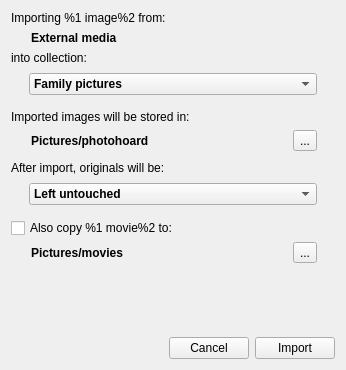
<?xml version="1.0" encoding="UTF-8"?>
<ui version="4.0">
 <class>ImportExternalDialog</class>
 <widget class="QWidget" name="ImportExternalDialog">
  <property name="geometry">
   <rect>
    <x>0</x>
    <y>0</y>
    <width>346</width>
    <height>370</height>
   </rect>
  </property>
  <property name="windowTitle">
   <string>Import from external media</string>
  </property>
  <layout class="QVBoxLayout" name="verticalLayout">
   <item>
    <widget class="QLabel" name="what">
     <property name="text">
      <string>Importing %1 image%2 from:</string>
     </property>
    </widget>
   </item>
   <item>
    <widget class="QLabel" name="source">
     <property name="font">
      <font>
       <weight>75</weight>
       <bold>true</bold>
      </font>
     </property>
     <property name="text">
      <string>External media</string>
     </property>
     <property name="margin">
      <number>2</number>
     </property>
     <property name="indent">
      <number>20</number>
     </property>
    </widget>
   </item>
   <item>
    <widget class="QLabel" name="label_3">
     <property name="text">
      <string>into collection:</string>
     </property>
    </widget>
   </item>
   <item>
    <widget class="QWidget" name="widget_5" native="true">
     <layout class="QHBoxLayout" name="horizontalLayout_5">
      <property name="leftMargin">
       <number>18</number>
      </property>
      <property name="topMargin">
       <number>2</number>
      </property>
      <property name="rightMargin">
       <number>18</number>
      </property>
      <property name="bottomMargin">
       <number>9</number>
      </property>
      <item>
       <widget class="QComboBox" name="collection">
        <property name="font">
         <font>
          <weight>75</weight>
          <bold>true</bold>
         </font>
        </property>
        <property name="focusPolicy">
         <enum>Qt::WheelFocus</enum>
        </property>
        <item>
         <property name="text">
          <string>Family pictures</string>
         </property>
        </item>
       </widget>
      </item>
     </layout>
    </widget>
   </item>
   <item>
    <widget class="QLabel" name="label_5">
     <property name="text">
      <string>Imported images will be stored in:</string>
     </property>
    </widget>
   </item>
   <item>
    <widget class="QWidget" name="widget_2" native="true">
     <layout class="QHBoxLayout" name="horizontalLayout_2">
      <property name="leftMargin">
       <number>0</number>
      </property>
      <property name="topMargin">
       <number>0</number>
      </property>
      <property name="rightMargin">
       <number>18</number>
      </property>
      <property name="bottomMargin">
       <number>4</number>
      </property>
      <item>
       <widget class="QLabel" name="destination">
        <property name="font">
         <font>
          <weight>75</weight>
          <bold>true</bold>
         </font>
        </property>
        <property name="text">
         <string>Pictures/photohoard</string>
        </property>
        <property name="margin">
         <number>2</number>
        </property>
        <property name="indent">
         <number>20</number>
        </property>
       </widget>
      </item>
      <item>
       <spacer name="horizontalSpacer_2">
        <property name="orientation">
         <enum>Qt::Horizontal</enum>
        </property>
        <property name="sizeHint" stdset="0">
         <size>
          <width>40</width>
          <height>20</height>
         </size>
        </property>
       </spacer>
      </item>
      <item>
       <widget class="QToolButton" name="changeDest">
        <property name="text">
         <string>...</string>
        </property>
       </widget>
      </item>
     </layout>
    </widget>
   </item>
   <item>
    <widget class="QLabel" name="label_7">
     <property name="text">
      <string>After import, originals will be:</string>
     </property>
    </widget>
   </item>
   <item>
    <widget class="QWidget" name="widget_4" native="true">
     <layout class="QHBoxLayout" name="horizontalLayout_4">
      <property name="leftMargin">
       <number>18</number>
      </property>
      <property name="topMargin">
       <number>2</number>
      </property>
      <property name="rightMargin">
       <number>18</number>
      </property>
      <property name="bottomMargin">
       <number>1</number>
      </property>
      <item>
       <widget class="QComboBox" name="disposition">
        <property name="sizePolicy">
         <sizepolicy hsizetype="MinimumExpanding" vsizetype="Fixed">
          <horstretch>0</horstretch>
          <verstretch>0</verstretch>
         </sizepolicy>
        </property>
        <property name="font">
         <font>
          <weight>75</weight>
          <bold>true</bold>
         </font>
        </property>
        <item>
         <property name="text">
          <string>Left untouched</string>
         </property>
        </item>
        <item>
         <property name="text">
          <string>Moved to a backup location</string>
         </property>
        </item>
        <item>
         <property name="text">
          <string>Deleted</string>
         </property>
        </item>
       </widget>
      </item>
     </layout>
    </widget>
   </item>
   <item>
    <widget class="QWidget" name="movieContainer" native="true">
     <layout class="QVBoxLayout" name="verticalLayout_2">
      <property name="spacing">
       <number>4</number>
      </property>
      <property name="leftMargin">
       <number>0</number>
      </property>
      <property name="topMargin">
       <number>6</number>
      </property>
      <property name="rightMargin">
       <number>0</number>
      </property>
      <property name="bottomMargin">
       <number>0</number>
      </property>
      <item>
       <widget class="QCheckBox" name="copyMovies">
        <property name="text">
         <string>Also copy %1 movie%2 to:</string>
        </property>
       </widget>
      </item>
      <item>
       <widget class="QWidget" name="widget_3" native="true">
        <layout class="QHBoxLayout" name="horizontalLayout_3">
         <property name="leftMargin">
          <number>0</number>
         </property>
         <property name="topMargin">
          <number>0</number>
         </property>
         <property name="rightMargin">
          <number>18</number>
         </property>
         <property name="bottomMargin">
          <number>4</number>
         </property>
         <item>
          <widget class="QLabel" name="movieDestination">
           <property name="font">
            <font>
             <weight>75</weight>
             <bold>true</bold>
            </font>
           </property>
           <property name="text">
            <string>Pictures/movies</string>
           </property>
           <property name="margin">
            <number>2</number>
           </property>
           <property name="indent">
            <number>20</number>
           </property>
          </widget>
         </item>
         <item>
          <spacer name="horizontalSpacer_3">
           <property name="orientation">
            <enum>Qt::Horizontal</enum>
           </property>
           <property name="sizeHint" stdset="0">
            <size>
             <width>40</width>
             <height>20</height>
            </size>
           </property>
          </spacer>
         </item>
         <item>
          <widget class="QToolButton" name="changeMovieDest">
           <property name="text">
            <string>...</string>
           </property>
          </widget>
         </item>
        </layout>
       </widget>
      </item>
     </layout>
    </widget>
   </item>
   <item>
    <spacer name="verticalSpacer">
     <property name="orientation">
      <enum>Qt::Vertical</enum>
     </property>
     <property name="sizeHint" stdset="0">
      <size>
       <width>20</width>
       <height>40</height>
      </size>
     </property>
    </spacer>
   </item>
   <item>
    <widget class="QWidget" name="widget" native="true">
     <layout class="QHBoxLayout" name="horizontalLayout">
      <property name="leftMargin">
       <number>0</number>
      </property>
      <property name="rightMargin">
       <number>0</number>
      </property>
      <property name="bottomMargin">
       <number>0</number>
      </property>
      <item>
       <spacer name="horizontalSpacer">
        <property name="orientation">
         <enum>Qt::Horizontal</enum>
        </property>
        <property name="sizeHint" stdset="0">
         <size>
          <width>40</width>
          <height>20</height>
         </size>
        </property>
       </spacer>
      </item>
      <item>
       <widget class="QPushButton" name="cancel">
        <property name="text">
         <string>Cancel</string>
        </property>
       </widget>
      </item>
      <item>
       <widget class="QPushButton" name="ok">
        <property name="text">
         <string>Import</string>
        </property>
       </widget>
      </item>
     </layout>
    </widget>
   </item>
  </layout>
 </widget>
 <tabstops>
  <tabstop>ok</tabstop>
  <tabstop>collection</tabstop>
  <tabstop>changeDest</tabstop>
  <tabstop>disposition</tabstop>
  <tabstop>cancel</tabstop>
 </tabstops>
 <resources/>
 <connections>
  <connection>
   <sender>collection</sender>
   <signal>currentIndexChanged(QString)</signal>
   <receiver>ImportExternalDialog</receiver>
   <slot>changeCollection(QString)</slot>
   <hints>
    <hint type="sourcelabel">
     <x>210</x>
     <y>97</y>
    </hint>
    <hint type="destinationlabel">
     <x>339</x>
     <y>97</y>
    </hint>
   </hints>
  </connection>
  <connection>
   <sender>copyMovies</sender>
   <signal>toggled(bool)</signal>
   <receiver>widget_3</receiver>
   <slot>setEnabled(bool)</slot>
   <hints>
    <hint type="sourcelabel">
     <x>88</x>
     <y>264</y>
    </hint>
    <hint type="destinationlabel">
     <x>27</x>
     <y>309</y>
    </hint>
   </hints>
  </connection>
  <connection>
   <sender>changeDest</sender>
   <signal>clicked()</signal>
   <receiver>ImportExternalDialog</receiver>
   <slot>browseDestination()</slot>
   <hints>
    <hint type="sourcelabel">
     <x>301</x>
     <y>165</y>
    </hint>
    <hint type="destinationlabel">
     <x>345</x>
     <y>165</y>
    </hint>
   </hints>
  </connection>
  <connection>
   <sender>changeMovieDest</sender>
   <signal>clicked()</signal>
   <receiver>ImportExternalDialog</receiver>
   <slot>browseMovieDestination()</slot>
   <hints>
    <hint type="sourcelabel">
     <x>302</x>
     <y>293</y>
    </hint>
    <hint type="destinationlabel">
     <x>347</x>
     <y>289</y>
    </hint>
   </hints>
  </connection>
 </connections>
 <slots>
  <slot>browseDestination()</slot>
  <slot>changeCollection(QString)</slot>
  <slot>cancel()</slot>
  <slot>browseMovieDestination()</slot>
 </slots>
</ui>
